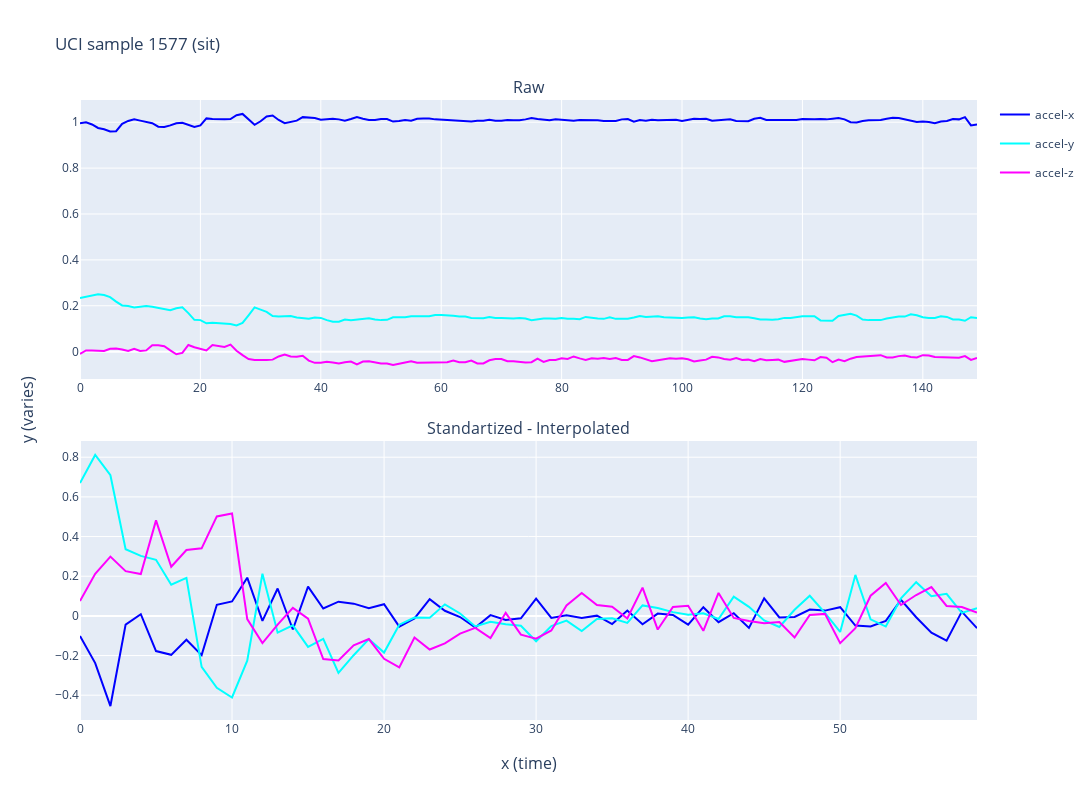
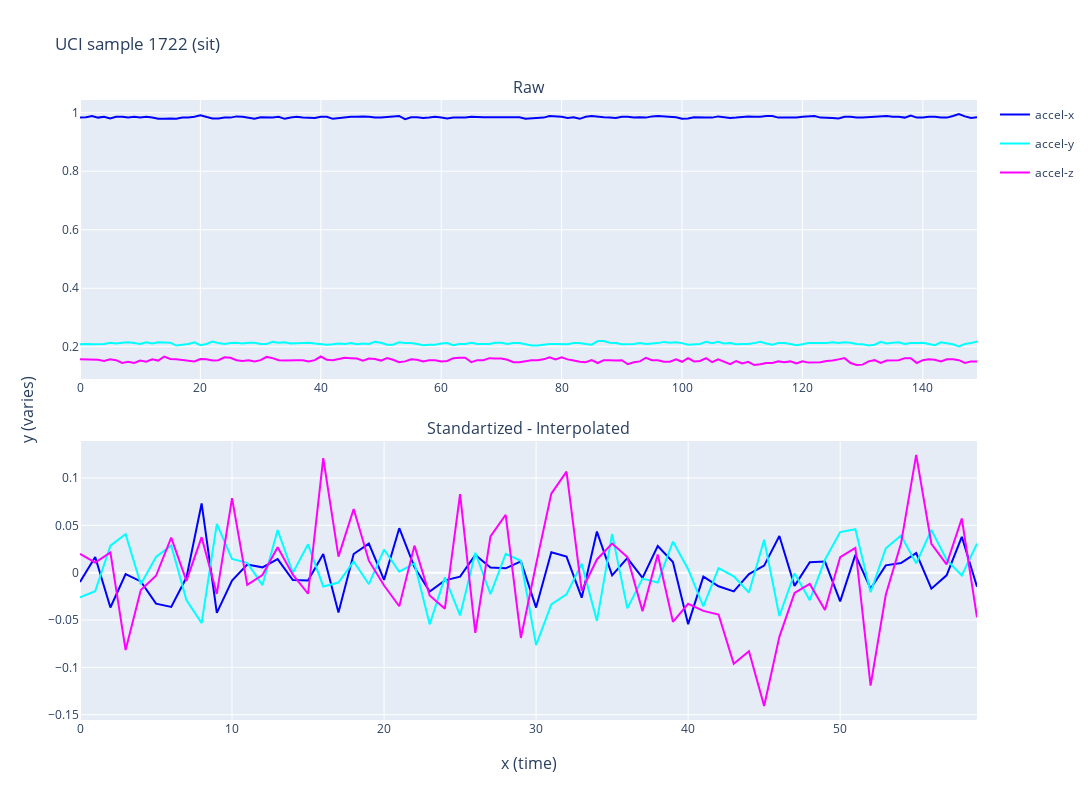
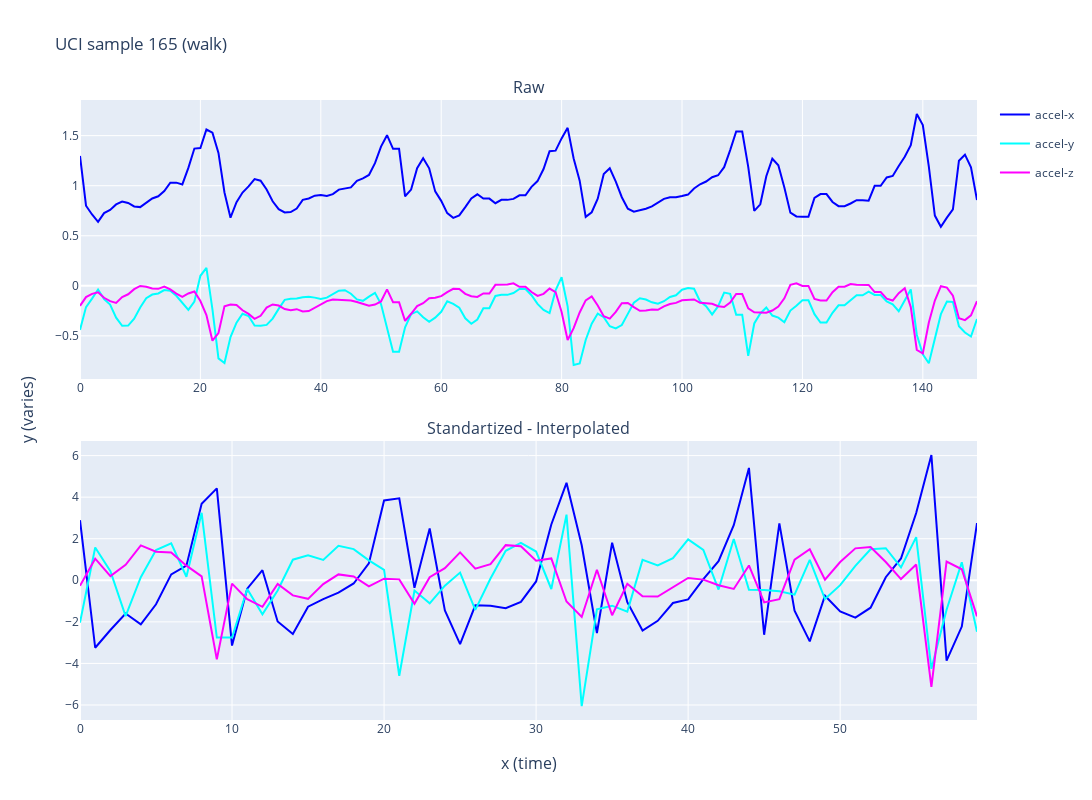
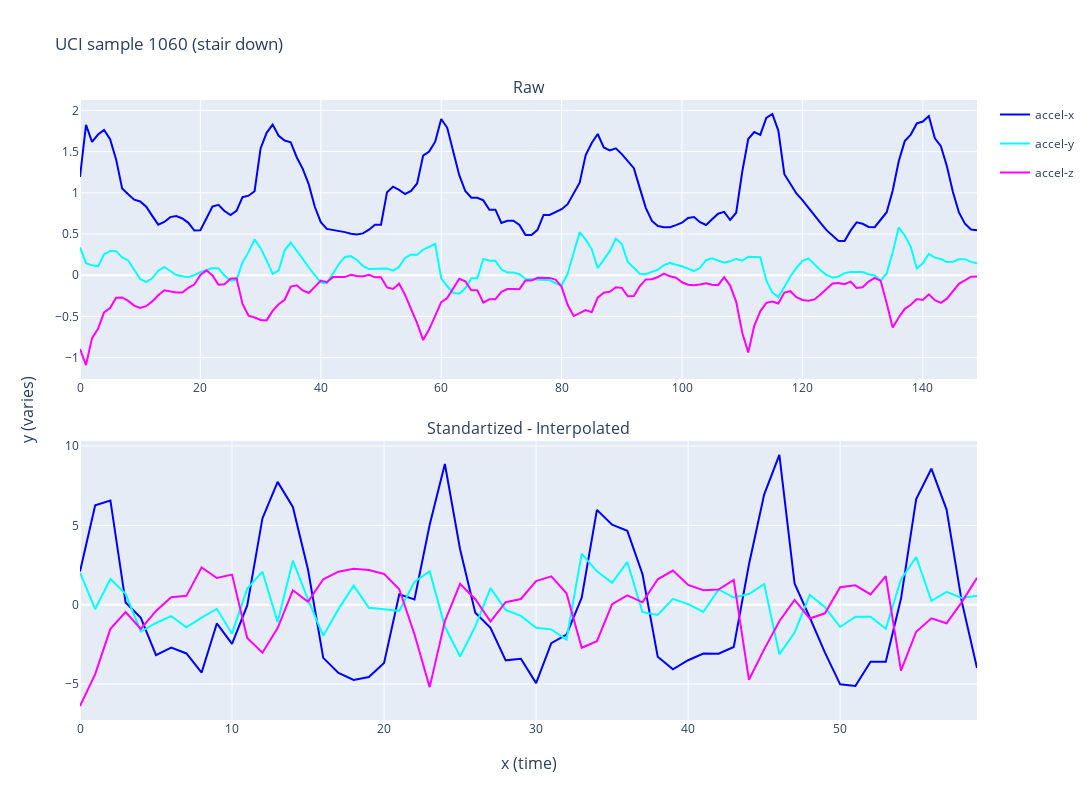

The code cell stored with these charts, in order, in its notebook:
### Code cell
selected_samples = random.sample(range(len(train_raw)), 5)
selected_samples = [1577, 1722, 165, 1060, 456, 172]

for i in selected_samples:
    label = standartized_codes[train_raw[i][1]]

    fig = generate_plots(
        train_raw,
        train_processed,
        sample_no=i,
        windows=["accel-x", "accel-y", "accel-z"],
        height=800,
        width=1200,
        names=["Raw", "Standartized - Interpolated"],
        vertical_spacing=0.1,
        title=f"UCI sample {i} ({label})",
        x_title="x (time)",
        y_title="y (varies)",
    )
    fig.show()

### Figure 1 — Plotly figure (JSON) as saved in the notebook; plotly's stock layout.template omitted (floating-point values rounded to 4 significant figures; data arrays with more than 128 entries replaced by an {"elided": "..."} marker saying what was removed)
{"data": [{"legendgroup": "0", "line": {"color": "blue"}, "mode": "lines", "name": "accel-x", "showlegend": true, "type": "scatter", "xaxis": "x", "y": {"elided": "150 float values"}, "yaxis": "y"}, {"legendgroup": "1", "line": {"color": "cyan"}, "mode": "lines", "name": "accel-y", "showlegend": true, "type": "scatter", "xaxis": "x", "y": {"elided": "150 float values"}, "yaxis": "y"}, {"legendgroup": "2", "line": {"color": "magenta"}, "mode": "lines", "name": "accel-z", "showlegend": true, "type": "scatter", "xaxis": "x", "y": {"elided": "150 float values"}, "yaxis": "y"}, {"legendgroup": "0", "line": {"color": "blue"}, "mode": "lines", "name": "accel-x", "showlegend": false, "type": "scatter", "xaxis": "x2", "y": [-0.1014, -0.2379, -0.4547, -0.04388, 0.008462, -0.1776, -0.1965, -0.1205, -0.1978, 0.0561, 0.07267, 0.1927, -0.02506, 0.138, -0.06865, 0.1474, 0.03738, 0.0716, 0.06159, 0.03887, 0.05857, -0.05433, -0.01246, 0.08412, 0.02562, -0.005747, -0.05869, 0.003868, -0.0202, -0.0121, 0.0866, -0.01027, 0.002933, -0.01109, 0.001168, -0.04139, 0.0268, -0.04202, 0.01168, 0.005007, -0.04423, 0.04381, -0.032, 0.01345, -0.06065, 0.08873, -0.007629, -0.00528, 0.03167, 0.02656, 0.04361, -0.0488, -0.05358, -0.02515, 0.08061, -0.00674, -0.08503, -0.1252, 0.02157, -0.06182], "yaxis": "y2"}, {"legendgroup": "1", "line": {"color": "cyan"}, "mode": "lines", "name": "accel-y", "showlegend": false, "type": "scatter", "xaxis": "x2", "y": [0.6701, 0.8115, 0.7095, 0.3363, 0.3026, 0.2828, 0.1574, 0.1917, -0.2575, -0.3626, -0.4116, -0.2258, 0.2125, -0.0845, -0.04765, -0.1562, -0.1163, -0.2881, -0.1983, -0.1171, -0.1851, -0.04447, -0.008717, -0.009449, 0.05804, 0.01198, -0.05304, -0.02976, -0.04242, -0.04957, -0.128, -0.05142, -0.02386, -0.07655, -0.01581, -0.01259, -0.03564, 0.05273, 0.03939, 0.0189, 0.005191, 0.01316, -0.01545, 0.09708, 0.04577, -0.02333, -0.05609, 0.03072, 0.1014, 0.01526, -0.08099, 0.2065, -0.01737, -0.05379, 0.08798, 0.1698, 0.09888, 0.1114, 0.0153, 0.0382], "yaxis": "y2"}, {"legendgroup": "2", "line": {"color": "magenta"}, "mode": "lines", "name": "accel-z", "showlegend": false, "type": "scatter", "xaxis": "x2", "y": [0.07537, 0.2124, 0.2991, 0.2256, 0.2113, 0.4815, 0.2478, 0.3322, 0.3405, 0.5014, 0.5164, -0.01607, -0.1375, -0.04426, 0.04029, -0.01429, -0.2175, -0.2245, -0.1487, -0.1167, -0.2167, -0.26, -0.1087, -0.1695, -0.1383, -0.08969, -0.06063, -0.112, 0.01525, -0.09448, -0.1151, -0.07373, 0.05233, 0.1156, 0.05446, 0.04575, -0.01325, 0.1424, -0.06889, 0.04455, 0.05115, -0.0754, 0.1155, -0.01023, -0.02529, -0.03708, -0.0306, -0.1091, 0.004491, 0.009895, -0.1377, -0.0625, 0.1015, 0.1663, 0.05494, 0.1052, 0.145, 0.05023, 0.04485, 0.0166], "yaxis": "y2"}], "layout": {"annotations": [{"font": {"size": 16}, "showarrow": false, "text": "Raw", "x": 0.5, "xanchor": "center", "xref": "paper", "y": 1, "yanchor": "bottom", "yref": "paper"}, {"font": {"size": 16}, "showarrow": false, "text": "Standartized - Interpolated", "x": 0.5, "xanchor": "center", "xref": "paper", "y": 0.45, "yanchor": "bottom", "yref": "paper"}, {"font": {"size": 16}, "showarrow": false, "text": "x (time)", "x": 0.5, "xanchor": "center", "xref": "paper", "y": 0, "yanchor": "top", "yref": "paper", "yshift": -30}, {"font": {"size": 16}, "showarrow": false, "text": "y (varies)", "textangle": -90, "x": 0, "xanchor": "right", "xref": "paper", "xshift": -40, "y": 0.5, "yanchor": "middle", "yref": "paper"}], "height": 800, "title": {"text": "UCI sample 1577 (sit)"}, "width": 1200, "xaxis": {"anchor": "y", "domain": [0, 1]}, "xaxis2": {"anchor": "y2", "domain": [0, 1]}, "yaxis": {"anchor": "x", "domain": [0.55, 1]}, "yaxis2": {"anchor": "x2", "domain": [0, 0.45]}}}

### Figure 2 — Plotly figure (JSON) as saved in the notebook; plotly's stock layout.template omitted (floating-point values rounded to 4 significant figures; data arrays with more than 128 entries replaced by an {"elided": "..."} marker saying what was removed)
{"data": [{"legendgroup": "0", "line": {"color": "blue"}, "mode": "lines", "name": "accel-x", "showlegend": true, "type": "scatter", "xaxis": "x", "y": {"elided": "150 float values"}, "yaxis": "y"}, {"legendgroup": "1", "line": {"color": "cyan"}, "mode": "lines", "name": "accel-y", "showlegend": true, "type": "scatter", "xaxis": "x", "y": {"elided": "150 float values"}, "yaxis": "y"}, {"legendgroup": "2", "line": {"color": "magenta"}, "mode": "lines", "name": "accel-z", "showlegend": true, "type": "scatter", "xaxis": "x", "y": {"elided": "150 float values"}, "yaxis": "y"}, {"legendgroup": "0", "line": {"color": "blue"}, "mode": "lines", "name": "accel-x", "showlegend": false, "type": "scatter", "xaxis": "x2", "y": [-0.009723, 0.01664, -0.03677, -0.001422, -0.009251, -0.03271, -0.03617, -0.00518, 0.07314, -0.04238, -0.008257, 0.008644, 0.005651, 0.01429, -0.007745, -0.008369, 0.01964, -0.04193, 0.01968, 0.03067, -0.007618, 0.04694, 0.005827, -0.01998, -0.008085, -0.004212, 0.01875, 0.005561, 0.004615, 0.01192, -0.03686, 0.02161, 0.01693, -0.02645, 0.04341, -0.002858, 0.01536, -0.00554, 0.02816, 0.01124, -0.05439, -0.004117, -0.01432, -0.01977, -0.001441, 0.007455, 0.03876, -0.0139, 0.01097, 0.01178, -0.0303, 0.01879, -0.01694, 0.007721, 0.01023, 0.02074, -0.01689, -0.002842, 0.03793, -0.01481], "yaxis": "y2"}, {"legendgroup": "1", "line": {"color": "cyan"}, "mode": "lines", "name": "accel-y", "showlegend": false, "type": "scatter", "xaxis": "x2", "y": [-0.02616, -0.01964, 0.02859, 0.04075, -0.01217, 0.01654, 0.02866, -0.02882, -0.05325, 0.05157, 0.01452, 0.01046, -0.0132, 0.04502, -0.0001901, 0.02993, -0.01456, -0.01046, 0.01181, -0.01216, 0.02445, 0.001017, 0.009749, -0.05454, -0.005015, -0.04515, 0.02105, -0.02273, 0.0199, 0.01253, -0.07651, -0.03345, -0.02296, 0.00953, -0.0509, 0.04103, -0.03767, -0.006308, -0.01043, 0.03283, 0.003666, -0.0357, 0.004701, -0.003859, -0.02088, 0.0348, -0.04577, -0.0005576, -0.02907, 0.01376, 0.04286, 0.04595, -0.02066, 0.02575, 0.03912, 0.009819, 0.04508, 0.01362, -0.002881, 0.03075], "yaxis": "y2"}, {"legendgroup": "2", "line": {"color": "magenta"}, "mode": "lines", "name": "accel-z", "showlegend": false, "type": "scatter", "xaxis": "x2", "y": [0.01989, 0.01062, 0.02142, -0.08169, -0.01831, -0.003276, 0.03697, -0.008692, 0.03753, -0.02244, 0.07882, -0.01277, -0.002528, 0.02683, -0.002112, -0.02226, 0.121, 0.017, 0.06725, 0.01264, -0.01352, -0.03548, 0.02857, -0.02409, -0.03802, 0.083, -0.06347, 0.03827, 0.06117, -0.06898, 0.008964, 0.08356, 0.1068, -0.01891, 0.01397, 0.03078, 0.01658, -0.0406, 0.01914, -0.05189, -0.03289, -0.04031, -0.04424, -0.09611, -0.08308, -0.1409, -0.06775, -0.0214, -0.0119, -0.03937, 0.01633, 0.02626, -0.1193, -0.0234, 0.03075, 0.1243, 0.03056, 0.008733, 0.05723, -0.04715], "yaxis": "y2"}], "layout": {"annotations": [{"font": {"size": 16}, "showarrow": false, "text": "Raw", "x": 0.5, "xanchor": "center", "xref": "paper", "y": 1, "yanchor": "bottom", "yref": "paper"}, {"font": {"size": 16}, "showarrow": false, "text": "Standartized - Interpolated", "x": 0.5, "xanchor": "center", "xref": "paper", "y": 0.45, "yanchor": "bottom", "yref": "paper"}, {"font": {"size": 16}, "showarrow": false, "text": "x (time)", "x": 0.5, "xanchor": "center", "xref": "paper", "y": 0, "yanchor": "top", "yref": "paper", "yshift": -30}, {"font": {"size": 16}, "showarrow": false, "text": "y (varies)", "textangle": -90, "x": 0, "xanchor": "right", "xref": "paper", "xshift": -40, "y": 0.5, "yanchor": "middle", "yref": "paper"}], "height": 800, "title": {"text": "UCI sample 1722 (sit)"}, "width": 1200, "xaxis": {"anchor": "y", "domain": [0, 1]}, "xaxis2": {"anchor": "y2", "domain": [0, 1]}, "yaxis": {"anchor": "x", "domain": [0.55, 1]}, "yaxis2": {"anchor": "x2", "domain": [0, 0.45]}}}

### Figure 3 — Plotly figure (JSON) as saved in the notebook; plotly's stock layout.template omitted (floating-point values rounded to 4 significant figures; data arrays with more than 128 entries replaced by an {"elided": "..."} marker saying what was removed)
{"data": [{"legendgroup": "0", "line": {"color": "blue"}, "mode": "lines", "name": "accel-x", "showlegend": true, "type": "scatter", "xaxis": "x", "y": {"elided": "150 float values"}, "yaxis": "y"}, {"legendgroup": "1", "line": {"color": "cyan"}, "mode": "lines", "name": "accel-y", "showlegend": true, "type": "scatter", "xaxis": "x", "y": {"elided": "150 float values"}, "yaxis": "y"}, {"legendgroup": "2", "line": {"color": "magenta"}, "mode": "lines", "name": "accel-z", "showlegend": true, "type": "scatter", "xaxis": "x", "y": {"elided": "150 float values"}, "yaxis": "y"}, {"legendgroup": "0", "line": {"color": "blue"}, "mode": "lines", "name": "accel-x", "showlegend": false, "type": "scatter", "xaxis": "x2", "y": [2.891, -3.246, -2.391, -1.596, -2.117, -1.156, 0.2835, 0.7037, 3.678, 4.422, -3.142, -0.4054, 0.4853, -1.981, -2.588, -1.268, -0.908, -0.5926, -0.1534, 0.8142, 3.843, 3.945, -0.3586, 2.492, -1.455, -3.069, -1.202, -1.22, -1.344, -1.035, -0.05631, 2.687, 4.691, 1.687, -2.534, 1.808, -1.056, -2.419, -1.949, -1.094, -0.9221, 0.06103, 0.9211, 2.652, 5.406, -2.62, 2.739, -1.466, -2.939, -0.743, -1.495, -1.798, -1.319, 0.1474, 1.049, 3.24, 6.032, -3.867, -2.226, 2.754], "yaxis": "y2"}, {"legendgroup": "1", "line": {"color": "cyan"}, "mode": "lines", "name": "accel-y", "showlegend": false, "type": "scatter", "xaxis": "x2", "y": [-2.039, 1.58, 0.436, -1.727, 0.1469, 1.453, 1.779, 0.1701, 3.249, -2.753, -2.757, -0.417, -1.64, -0.4932, 0.9906, 1.2, 0.9795, 1.656, 1.5, 0.9562, 0.4966, -4.593, -0.4929, -1.108, -0.2561, 0.3708, -1.422, 0.08874, 1.418, 1.8, 1.383, -0.4188, 3.161, -6.051, -1.394, -1.222, -1.508, 0.9819, 0.7204, 1.069, 1.969, 1.465, -0.445, 1.985, -0.4614, -0.4724, -0.5317, -0.69, 0.9782, -0.8996, -0.2358, 0.6932, 1.492, 1.545, 0.6178, 2.08, -4.262, -1.414, 0.8686, -2.481], "yaxis": "y2"}, {"legendgroup": "2", "line": {"color": "magenta"}, "mode": "lines", "name": "accel-z", "showlegend": false, "type": "scatter", "xaxis": "x2", "y": [-0.2631, 1.04, 0.1988, 0.7479, 1.681, 1.371, 1.336, 0.7041, 0.1859, -3.805, -0.1622, -0.904, -1.275, -0.1746, -0.7272, -0.8928, -0.1809, 0.2831, 0.1874, -0.2888, 0.0786, 0.04481, -1.133, 0.1476, 0.5836, 1.344, 0.5581, 0.7766, 1.692, 1.639, 0.9468, 1.054, -1.023, -1.764, 0.5095, -1.682, -0.1641, -0.7699, -0.7828, -0.3386, 0.1108, 0.03196, -0.2346, -0.4153, 0.7142, -1.066, -0.9107, 0.9939, 1.497, 0.02764, 0.8807, 1.537, 1.6, 0.8788, 0.05909, 0.7594, -5.132, 0.9046, 0.5319, -1.734], "yaxis": "y2"}], "layout": {"annotations": [{"font": {"size": 16}, "showarrow": false, "text": "Raw", "x": 0.5, "xanchor": "center", "xref": "paper", "y": 1, "yanchor": "bottom", "yref": "paper"}, {"font": {"size": 16}, "showarrow": false, "text": "Standartized - Interpolated", "x": 0.5, "xanchor": "center", "xref": "paper", "y": 0.45, "yanchor": "bottom", "yref": "paper"}, {"font": {"size": 16}, "showarrow": false, "text": "x (time)", "x": 0.5, "xanchor": "center", "xref": "paper", "y": 0, "yanchor": "top", "yref": "paper", "yshift": -30}, {"font": {"size": 16}, "showarrow": false, "text": "y (varies)", "textangle": -90, "x": 0, "xanchor": "right", "xref": "paper", "xshift": -40, "y": 0.5, "yanchor": "middle", "yref": "paper"}], "height": 800, "title": {"text": "UCI sample 165 (walk)"}, "width": 1200, "xaxis": {"anchor": "y", "domain": [0, 1]}, "xaxis2": {"anchor": "y2", "domain": [0, 1]}, "yaxis": {"anchor": "x", "domain": [0.55, 1]}, "yaxis2": {"anchor": "x2", "domain": [0, 0.45]}}}

### Figure 4 — Plotly figure (JSON) as saved in the notebook; plotly's stock layout.template omitted (floating-point values rounded to 4 significant figures; data arrays with more than 128 entries replaced by an {"elided": "..."} marker saying what was removed)
{"data": [{"legendgroup": "0", "line": {"color": "blue"}, "mode": "lines", "name": "accel-x", "showlegend": true, "type": "scatter", "xaxis": "x", "y": {"elided": "150 float values"}, "yaxis": "y"}, {"legendgroup": "1", "line": {"color": "cyan"}, "mode": "lines", "name": "accel-y", "showlegend": true, "type": "scatter", "xaxis": "x", "y": {"elided": "150 float values"}, "yaxis": "y"}, {"legendgroup": "2", "line": {"color": "magenta"}, "mode": "lines", "name": "accel-z", "showlegend": true, "type": "scatter", "xaxis": "x", "y": {"elided": "150 float values"}, "yaxis": "y"}, {"legendgroup": "0", "line": {"color": "blue"}, "mode": "lines", "name": "accel-x", "showlegend": false, "type": "scatter", "xaxis": "x2", "y": [2.096, 6.263, 6.571, 0.1343, -0.8316, -3.188, -2.705, -3.077, -4.281, -1.187, -2.479, -0.04905, 5.437, 7.743, 6.162, 2.204, -3.356, -4.306, -4.743, -4.561, -3.678, 0.6595, 0.3296, 5.035, 8.873, 3.495, -0.5066, -1.455, -3.511, -3.409, -4.948, -2.43, -1.889, 0.4401, 5.979, 5.044, 4.654, 1.917, -3.288, -4.079, -3.506, -3.083, -3.096, -2.666, 2.532, 6.941, 9.441, 1.337, -0.81, -3.029, -5.026, -5.124, -3.603, -3.602, 0.367, 6.658, 8.573, 5.998, 0.1901, -3.998], "yaxis": "y2"}, {"legendgroup": "1", "line": {"color": "cyan"}, "mode": "lines", "name": "accel-y", "showlegend": false, "type": "scatter", "xaxis": "x2", "y": [2.018, -0.2777, 1.618, 0.6867, -1.694, -1.155, -0.7271, -1.426, -0.8219, -0.2586, -1.829, 1.013, 2.08, -1.102, 2.774, 0.3178, -1.968, -0.2828, 1.2, -0.2011, -0.2919, -0.3894, 1.441, 2.112, -1.379, -3.268, -1.37, 1.039, -0.3293, -0.7105, -1.458, -1.558, -2.196, 3.22, 2.103, 1.373, 2.695, -0.478, -0.6523, 0.3691, 0.03036, -0.4639, 0.9566, 0.4484, 0.6694, 1.296, -3.133, -1.753, 0.6235, -0.1656, -1.409, -0.7621, -0.7583, -1.522, 1.596, 3.003, 0.2462, 0.808, 0.4239, 0.5619], "yaxis": "y2"}, {"legendgroup": "2", "line": {"color": "magenta"}, "mode": "lines", "name": "accel-z", "showlegend": false, "type": "scatter", "xaxis": "x2", "y": [-6.394, -4.379, -1.525, -0.4619, -1.536, -0.3954, 0.4644, 0.555, 2.352, 1.68, 1.895, -2.103, -3.032, -1.474, 0.9064, 0.173, 1.604, 2.077, 2.261, 2.185, 1.938, 0.9698, -1.869, -5.2, -1.043, 1.315, 0.343, -1.071, 0.1517, 0.3573, 1.488, 1.781, 0.7161, -2.72, -2.301, 0.02754, 0.581, 0.1459, 1.599, 2.152, 1.242, 0.9086, 0.955, 1.564, -4.739, -2.818, -1.049, 0.2946, -0.8733, -0.5461, 1.1, 1.221, 0.6497, 1.794, -4.159, -1.709, -0.8619, -1.174, 0.1623, 1.694], "yaxis": "y2"}], "layout": {"annotations": [{"font": {"size": 16}, "showarrow": false, "text": "Raw", "x": 0.5, "xanchor": "center", "xref": "paper", "y": 1, "yanchor": "bottom", "yref": "paper"}, {"font": {"size": 16}, "showarrow": false, "text": "Standartized - Interpolated", "x": 0.5, "xanchor": "center", "xref": "paper", "y": 0.45, "yanchor": "bottom", "yref": "paper"}, {"font": {"size": 16}, "showarrow": false, "text": "x (time)", "x": 0.5, "xanchor": "center", "xref": "paper", "y": 0, "yanchor": "top", "yref": "paper", "yshift": -30}, {"font": {"size": 16}, "showarrow": false, "text": "y (varies)", "textangle": -90, "x": 0, "xanchor": "right", "xref": "paper", "xshift": -40, "y": 0.5, "yanchor": "middle", "yref": "paper"}], "height": 800, "title": {"text": "UCI sample 1060 (stair down)"}, "width": 1200, "xaxis": {"anchor": "y", "domain": [0, 1]}, "xaxis2": {"anchor": "y2", "domain": [0, 1]}, "yaxis": {"anchor": "x", "domain": [0.55, 1]}, "yaxis2": {"anchor": "x2", "domain": [0, 0.45]}}}
